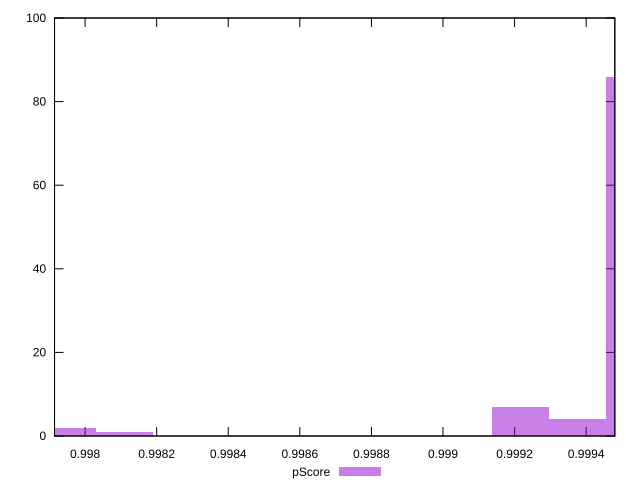

The script that saved this image:
reset

$pScore <<EOF
0.9981095240625857 1
0.9993751566814636 4
0.9995333607588234 86
0.9992169526041039 7
0.997951319985226 2
EOF

set key outside below
set boxwidth 0.0001582040773597378
set xrange [0.9979146420361797:0.9994801051474884]
set yrange [0:100]
set trange [0:100]
set style fill transparent solid 0.5 noborder
set terminal svg size 640, 490 enhanced background rgb 'white'
set output "reports/report_00032_2021-02-25T10-28-15.087Z/interactive/samples/card/pScore/histogram.svg"

plot $pScore title "pScore" with boxes

reset
